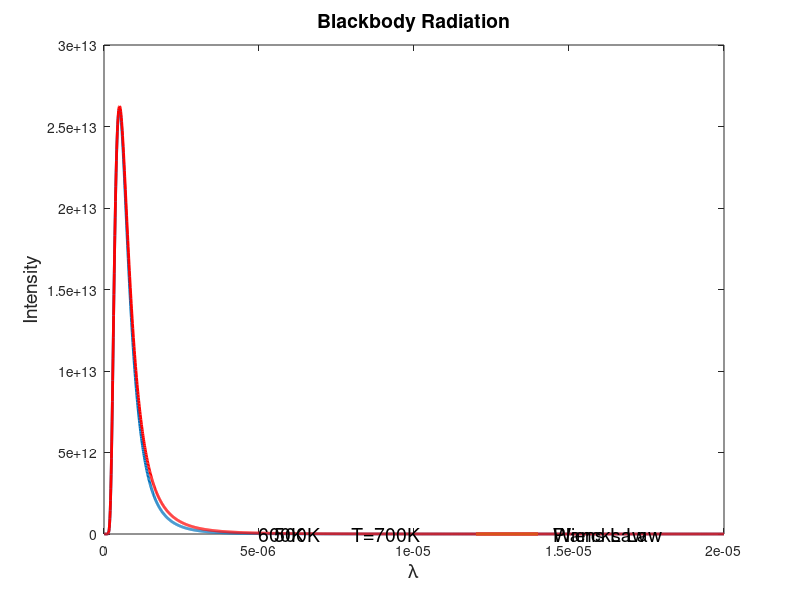

This figure's MATLAB source: (Note: this script raises an error after producing the figure.)
%------------------------------------------------------------------------%
%---------Black Body Radiation-------------------------------------------%
%------------------------------------------------------------------------%
clc;
close all;
clear all;
%------------------------------------------------------------------------%
c=3*10^8; % speed of light in vaccum
h=6.625*10.^-34; %  Planck constant 
k=1.38*10.^-23; %   Boltzmann constant
T=[ 5777 ]; % Temperatures in Kelvin
Lam=(0.0:0.01:20).*1e-6; 
figure(1)
for i=1:3
    
%------------Wiens Displacement Law--------------------------------------%
I1(:,i)= ((2*h*c*c)./(Lam.^5)).*(exp(-(h*c)./(Lam*k*T(i))));
%------------Planks Law--------------------------------------------------%
I2(:,i)=(2*h*c*c)./((Lam.^5).*(exp((h.*c)./(k.*T(i).*Lam))-1));
%------------------------------------------------------------------------%
plot(Lam,I1(:,i),'linewidth',2)
hold on
plot(Lam,I2(:,i),'r','linewidth',2)
  text(.55e-5,.7e8,'500K','fontSize',14)
  text(.5e-5,2e8,'600K','fontSize',14)
  text(.8e-5,5e8,'T=700K','fontSize',14)
  line([1.2e-5 1.4e-5], [6e8 6e8],'color','r','linewidth',2)
  line([1.2e-5 1.4e-5], [5e8 5e8],'linewidth',2)
  
  text(1.45e-5,6e8,'Plancks Law','fontSize',14)
  text(1.45e-5,5e8,'Wiens Law','fontSize',14)
  
  xlabel('\lambda','fontsize',14)
  ylabel('Intensity','fontsize',14)
  title('Blackbody Radiation','fontsize',14)
  
  fh = figure(1);
  set(fh, 'color', 'white');
end
